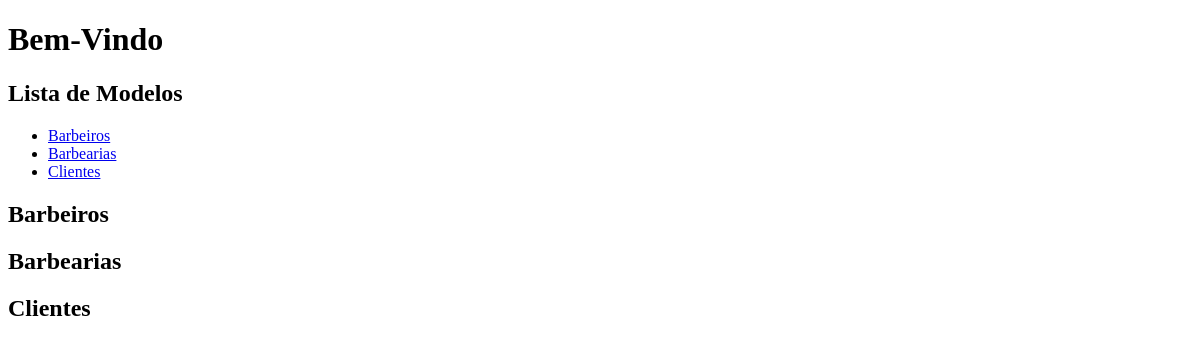
Page / (signed in) on the earlier database version.
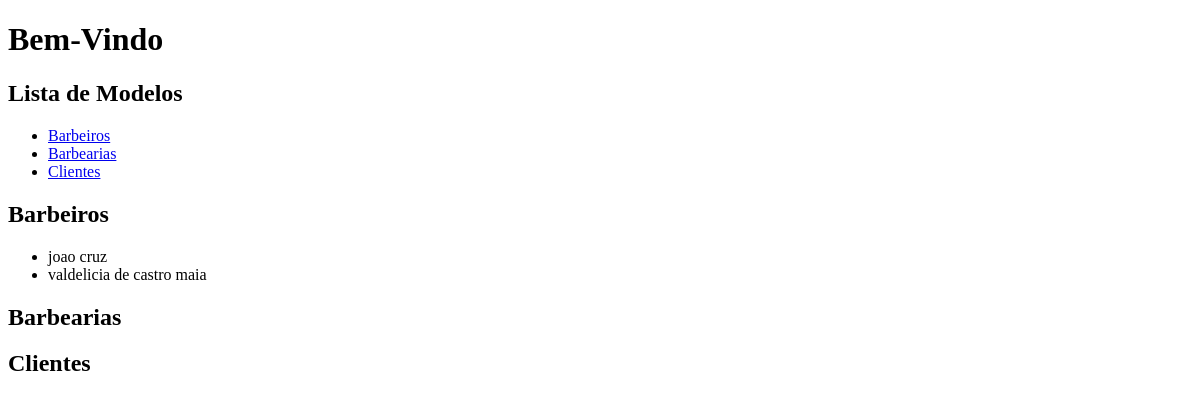
Same page on the later database version.
### app/models.py (models this page shows, shortened)
class Barbeiro(models.Model):
    idBarbeiro = models.AutoField(primary_key=True)
    NomeBarbeiro = models.CharField(max_length=255, null=False)
    telefoneBarbeiro = models.CharField(max_length=255, blank=True, null=True)
    fotoBarbeiro = models.CharField(max_length=255, blank=True, null=True)

### app/views.py (the view)
# urls.py: path('', HomeView.as_view(), name='home'), # home
@method_decorator(login_required, name='dispatch')
class HomeView(TemplateView):
    template_name = 'home.html'
    def get_context_data(self, **kwargs):
        context = super().get_context_data(**kwargs)
        context['barbeiros'] = Barbeiro.objects.all()
        context['barbearias'] = Barbearia.objects.all()
        context['clientes'] = Cliente.objects.all()
        return context

### app/templates/home.html (shortened to what this page needs)
<!DOCTYPE html>
<html lang="en">
<head>
</head>
<body>
    <h1>Bem-Vindo</h1>
    <div class="container">
        <div class="sidebar">
            <h2>Lista de Modelos</h2>
            <ul>
                <li><a href="#barbeiros">Barbeiros</a></li>
                <li><a href="#barbearias">Barbearias</a></li>
                <li><a href="#clientes">Clientes</a></li>
            </ul>
        </div>
        <div class="content">
            <h2 id="barbeiros">Barbeiros</h2>
            <ul>
                {% for barbeiro in barbeiros %}
                    <li>{{ barbeiro.NomeBarbeiro }}</li>
                {% endfor %}
            </ul>
            <h2 id="barbearias">Barbearias</h2>
            <h2 id="clientes">Clientes</h2>
        </div>
    </div>
</body>
</html>

Differences in the rows shown:
added Barbeiro: NomeBarbeiro "joao cruz"
added Barbeiro: NomeBarbeiro "valdelicia de castro maia"
